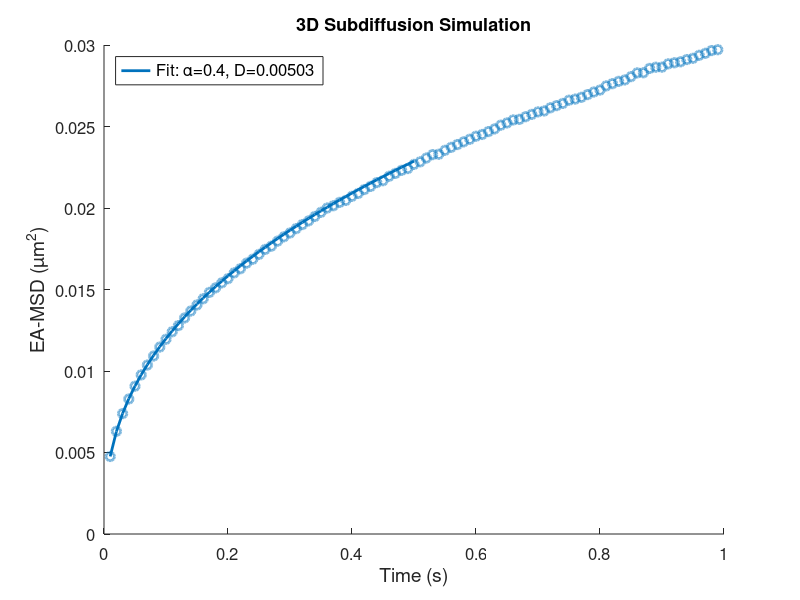

The MATLAB script that drew this image: (Note: this script raises an error after producing the figure.)
%{
Author: Yu-Huan Wang (Kim Lab at UIUC) - yuhuanw2@illinois.edu
    Creation date: 9/24/2024
    Last update date: 9/29/2024

Description: This code simulation the diffusion following fractional
Brownian Motion (fBM), this allows subdiffusion simulation

fBM core: 10.1103/PhysRevE.110.014105 (Eq.1)

Blurring effects (locErr & motion blur) are not considered in this version

---------------------------------------------------------------------------
%}

clear, clc, close all

simPath = 'C:\Users\yuhuanw2\Documents\MATLAB\simDiffusion\'; cd( simPath)
strain = 'sim';

% imaging parameters
nTracks = 50000; 
nFrames = 100;      % frane number: 100 frames
frameT = 10e-3;    % frame interval: 100 ms
dt = frameT;         % simulation time step: 10 ms

% diffusion parameters
alpha = 0.4;        % subdiffusion exponent
D = 0.005;          % um^2/s
locErr = 0e-3;   % 20 nm, unit: um

% secondary parameters
nAvg = frameT/dt;       % number of averaging frames
nSteps = nFrames* nAvg; % simulation steps

fprintf( '~~~~ Simulation Starts ~~~~\n')
fprintf( '   D = %.1g,  dt = %d ms,  nFrame = %d,  locErr = %.1g um\n\n', D, dt*1e3, nFrames, locErr)


%% Subdiffusion simulation (fBM)

t = dt*( 1: nSteps);    covMat = zeros( nSteps);

tStart = tic;

% creating the covariance matrix
for i = 1: nSteps
    for j = 1: i
        % symmetric matrix, only calculate lower half
        covMat( i, j) = t(i)^alpha + t(j)^alpha - abs( t(i)-t(j))^alpha;        
    end
end

% Cholesky decomposition
L = chol( D* covMat, 'lower');


% tf( nTracks, 1).traj = []; % create tf structure
% traj = wfbm( alpha/2, 100); % matlab function to generate fbm tracks

EnsMSD = nan( nTracks, nSteps-1); 

for i = 1: nTracks

    traj = L* randn( nSteps, 3); % generate subdiffusive tracks
    
    % calculate EA-MSD
    dr = traj( 2:end, :) - traj( 1, :); 
    EnsMSD( i, :) = sum( dr.^2, 2); % squared displacement (t-1 timelags)
end

fprintf( '~~~~  Time: %.2f s (%d tracks, %d steps)  ~~~~\n\n', toc( tStart), nTracks, nSteps)


%% plot MSD & Fit

figure( 'Position', [1000 400 420 400])

fitR = 1: 3; % fitting region of MSD
dim = 3; % dimension of the system

    eaMSD = mean( EnsMSD, 1);
    time = dt*( 1:length( eaMSD));

    % linear fit in log-log scale 
    f = polyfit( log( time( fitR)), log( eaMSD( fitR)), 1);
    alphaFit = f(1);    DFit = exp( f(2))/ (2*dim);
    
    scatter( time, eaMSD, 40, 'LineWidth', 2, ...
        'MarkerEdgeAlpha', 0.5, 'HandleVisibility','off'), hold on

    tFit = time( 1: round( end/2));  MSDFit =  2* dim* DFit* tFit.^ alphaFit;
    plot( tFit, MSDFit, 'LineWidth', 2, 'DisplayName', sprintf( 'Fit: \\alpha=%.2g, D=%.3g', alphaFit, DFit))


% plot setting
figure( gcf)
set( gca, 'FontSize', 12)
xlabel( 'Time (s)', 'FontSize', 14)
ylabel( 'EA-MSD (µm^2)', 'FontSize', 14)
legend( 'Location', 'northwest', 'FontSize', 12)
title( '3D Subdiffusion Simulation', 'FontSize', 13)
subtitle( sprintf( 'Input: \\alpha=%g, D=%.0g, \\sigma=%.0fnm', alpha, D, locErr*1e3), 'FontSize', 13)
set( gca, 'Xscale', 'log', 'YScale', 'log')

simTxt = sprintf( '%d tracks\n  dt = %dms', nTracks, dt*1e3);
text( 0.55, 0.2, simTxt, 'FontSize', 13, 'Units', 'normalized')



